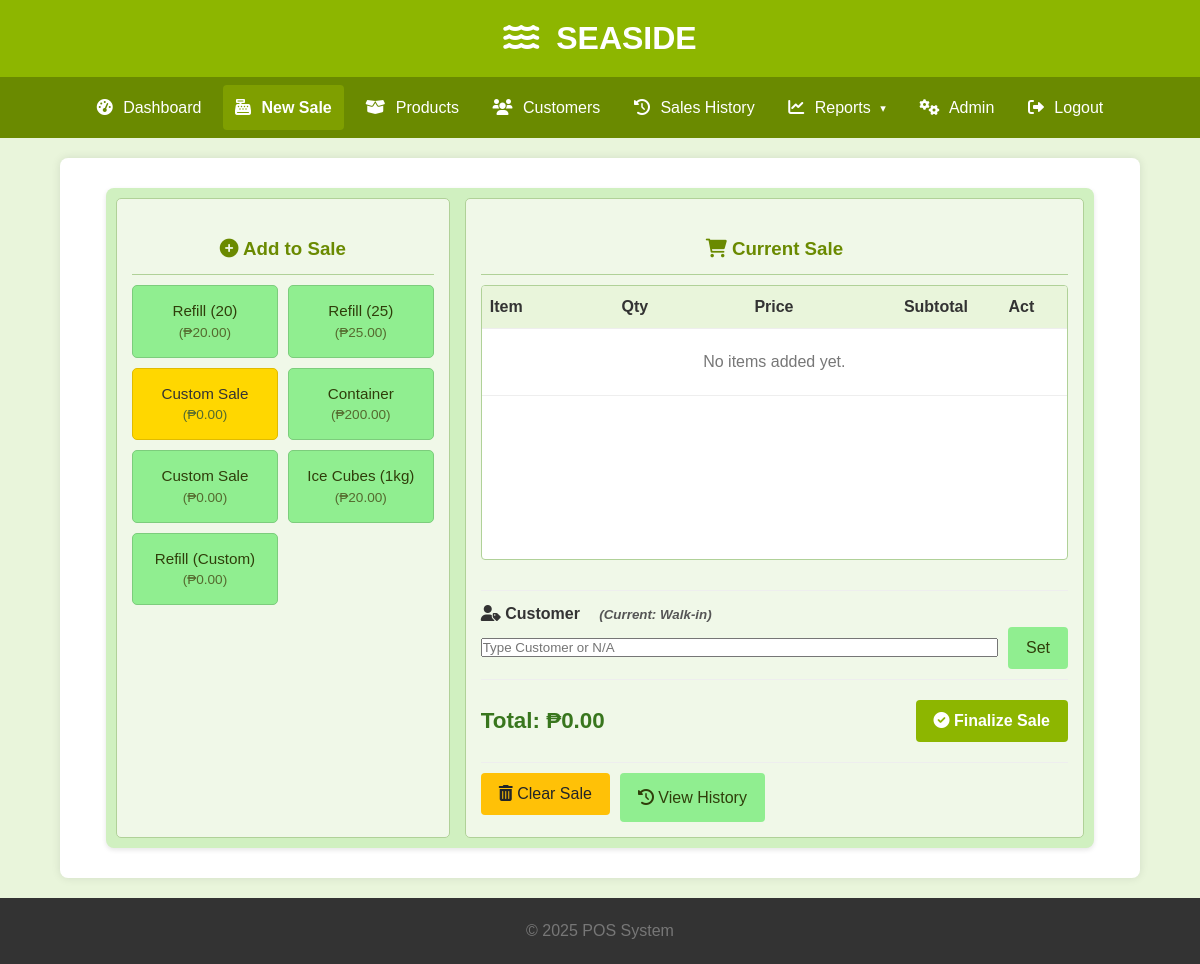
The page /pos (signed in) on the database its author committed.
### tables this page shows
CREATE TABLE Products (
                ProductID INTEGER PRIMARY KEY AUTOINCREMENT,
                ProductName TEXT NOT NULL UNIQUE,
                Price REAL NOT NULL CHECK (Price >= 0)
            );

### app.py (the view, shortened to what this page needs)
@app.route('/pos', methods=['GET', 'POST'])
@login_required
def pos_interface():
    current_sale = session.get('current_sale', {"items": [], "customer_name": "N/A", "total": 0.0})
    all_products = db.get_all_products_db()
    customers = db.get_all_customers_db()
    prioritized_product_names = ["Refill (20)", "Refill (25)"]
    prioritized_products = [p for p in all_products if p['ProductName'] in prioritized_product_names]
    other_products = [p for p in all_products if p['ProductName'] not in prioritized_product_names]
    return render_template('pos/interface.html',
                           title="New Sale",
                           prioritized_products=prioritized_products,
                           other_products=other_products,
                           customers=customers,
                           current_sale_items=current_sale.get("items", []),
                           current_customer=current_sale.get("customer_name", "N/A"),
                           current_total=current_sale.get("total", 0.0))

### app.py (called while the page is built)
@app.context_processor
def utility_processor():
    return {'now': datetime.datetime.now,
            'min': min,
            'max': max,
            'logged_in': session.get('logged_in', False),
            'calendar': calendar
            }

def login_required(f):
    @wraps(f)
    def decorated_function(*args, **kwargs):
        if not session.get('logged_in'):
            flash("Please log in to access this page.", "warning")
            return redirect(url_for('login', next=request.url))
        return f(*args, **kwargs)
    return decorated_function

### db_operations.py (called while the page is built)
def get_db_connection():
    conn = None
    try:
        conn = sqlite3.connect(DATABASE_URL)
        conn.row_factory = sqlite3.Row  # Access columns by name
        conn.execute("PRAGMA foreign_keys = ON;")  # Ensure foreign key constraints are enforced
        logging.debug("Database connection established.")
    except sqlite3.Error as e:
        logging.error(f"Database connection error: {e}", exc_info=True)
        raise  # Re-raise the exception if connection fails
    return conn

def get_all_products_db():
    sql = "SELECT ProductID, ProductName, Price FROM Products ORDER BY ProductName"
    conn = None
    try:
        conn = get_db_connection()
        cursor = conn.cursor()
        cursor.execute(sql)
        products = cursor.fetchall()
        return products
    except sqlite3.Error as e:
        logging.error(f"Database error in get_all_products_db: {e}", exc_info=True)
        return []
    finally:
        if conn: conn.close()

def get_all_customers_db():
    sql = "SELECT CustomerID, CustomerName, ContactNumber, Address, DateAdded FROM Customers ORDER BY CustomerName COLLATE NOCASE"
    conn = None
    try:
        conn = get_db_connection()
        cursor = conn.cursor()
        cursor.execute(sql)
        customers = cursor.fetchall()
        return customers
    except sqlite3.Error as e:
        logging.error(f"Database error in get_all_customers_db: {e}", exc_info=True)
        return []
    finally:
        if conn: conn.close()

### templates/pos/interface.html (shortened to what this page needs)
{% extends "base.html" %}
{% block content %}
<div class="pos-grid-container">
    <div class="pos-add-to-sale">
        <h3><i class="fas fa-plus-circle"></i> Add to Sale</h3>
        <div class="product-button-grid">
            {% for p in prioritized_products %}
             <form method="POST" action="{{ url_for('pos_interface') }}">
                <button type="submit" class="product-btn">
                    {{ p.ProductName }}<br><span class="price">(₱{{ "%.2f"|format(p.Price) }})</span>
                </button>
            </form>
            {% endfor %}
            <button type="button" id="customSaleBtn" class="product-btn custom-sale-btn">
                 Custom Sale<br><span class="price">(₱0.00)</span>
            </button>
            {% for p in other_products %}
             <form method="POST" action="{{ url_for('pos_interface') }}">
                <button type="submit" class="product-btn">
                    {{ p.ProductName }}<br><span class="price">(₱{{ "%.2f"|format(p.Price) }})</span>
                </button>
            </form>
            {% endfor %}
        </div>
    </div>
    <div class="pos-current-sale-panel">
        <h3><i class="fas fa-shopping-cart"></i> Current Sale</h3>
        <div class="current-sale-items-list">
            <table>
                <thead>
                    <tr>
                        <th>Item</th>
                        <th style="text-align: center;">Qty</th>
                        <th>Price</th>
                        <th>Subtotal</th>
                        <th>Act</th>
                    </tr>
                </thead>
                <tbody>
                    {% if current_sale_items %}
                        {% for item in current_sale_items %}
                        <tr>
                            <td>{{ item.name }}</td>
                            <td class="quantity-controls">
                                <form method="POST" action="{{ url_for('pos_interface') }}" style="display: inline;">
                                    <input type="hidden" name="action" value="decrease_qty">
                                    <input type="hidden" name="item_name" value="{{ item.name }}">
                                    <input type="hidden" name="item_price" value="{{ item.price }}">
                                    <button type="submit" class="btn-qty" title="Decrease Quantity">-</button>
                                </form>
                                <span class="item-quantity">{{ item.quantity }}</span>
                                <form method="POST" action="{{ url_for('pos_interface') }}" style="display: inline;">
                                    <input type="hidden" name="action" value="increase_qty">
                                    <input type="hidden" name="item_name" value="{{ item.name }}">
                                    <input type="hidden" name="item_price" value="{{ item.price }}">
                                    <button type="submit" class="btn-qty" title="Increase Quantity">+</button>
                                </form>
                            </td>
                            <td style="text-align: right;">₱{{ "%.2f"|format(item.price) }}</td>
                            <td style="text-align: right;">₱{{ "%.2f"|format(item.subtotal) }}</td>
                            <td>
                                <form method="POST" action="{{ url_for('pos_interface') }}" style="display: inline;">
                                    <input type="hidden" name="action" value="remove_item">
                                    <input type="hidden" name="item_name" value="{{ item.name }}">
                                    <input type="hidden" name="item_price" value="{{ item.price }}">
                                    <button type="submit" class="btn-danger btn-remove-item" title="Remove Item">&times;</button>
                                </form>
                            </td>
                        </tr>
                        {% endfor %}
                    {% else %}
                        <tr>
                            <td colspan="5" style="text-align: center; padding: 20px; color: #777;">No items added yet.</td>
                        </tr>
                    {% endif %}
                </tbody>
            </table>
        </div>
        <div class="customer-area">
             <h4><i class="fas fa-user-tag"></i> Customer
                {% if current_customer and current_customer != 'N/A' %}
                    <small class="latest-customer"> (Current: {{ current_customer }})</small>
                {% else %}
                    <small class="latest-customer"> (Current: Walk-in)</small>
                {% endif %}
            </h4>
             <form method="POST" action="{{ url_for('pos_interface') }}" class="form-inline" style="display: flex; gap: 10px; align-items: center;">
                 <input list="customer_suggestions" id="customer_name_input" name="customer_name_select" class="form-control" placeholder="Type Customer or N/A" value="{{ current_customer if current_customer and current_customer != 'N/A' else '' }}" style="flex-grow: 1;">
                 <button type="submit" class="btn btn-info btn-sm">Set</button>
             </form>
        </div>
        <div class="finalize-area">
            <span class="total-display">Total: ₱{{ "%.2f"|format(current_total) }}</span>
            <form method="POST" action="{{ url_for('pos_interface') }}" style="display: inline-block;">
                <button type="submit" class="btn btn-success btn-finalize" {% if not current_sale_items %}disabled{% endif %}>
                    <i class="fas fa-check-circle"></i> Finalize Sale
                </button>
            </form>
        </div>
        <div class="bottom-actions">
             <form method="POST" action="{{ url_for('pos_interface') }}" style="display: inline-block;">
                 <button type="submit" class="btn btn-warning btn-pos-action">
                    <i class="fas fa-trash-alt"></i> Clear Sale
                </button>
             </form>
             <a href="{{ url_for('list_sales') }}" class="btn btn-info btn-pos-action">
                <i class="fas fa-history"></i> View History
            </a>
        </div>
    </div>
</div>
{% endblock %}

### static/css/style.css (style rules this page uses)
* { box-sizing: border-box; margin: 0; padding: 0; }
body { font-family: Arial, sans-serif; line-height: 1.6; background-color: #e9f5db; color: #333; display: flex; flex-direction: column; min-height: 100vh; }
.pos-grid-container { display: flex; flex-direction: column; gap: 15px; padding: 10px; background-color: #D0F0C0; border-radius: 8px; box-shadow: 0 2px 5px rgba(0,0,0,0.1); width: 95%; max-width: 1300px; margin: 10px auto; }
.pos-add-to-sale, .pos-current-sale-panel { background-color: #f0f8e8; padding: 15px; border-radius: 5px; border: 1px solid #b0d198; }
.pos-add-to-sale h3, .pos-current-sale-panel h3 { margin-top: 0; margin-bottom: 15px; padding-bottom: 10px; border-bottom: 1px solid #b0d198; color: #6A8A00; text-align: center; }
.product-button-grid { display: grid; grid-template-columns: repeat(auto-fill, minmax(120px, 1fr)); gap: 10px; }
.product-button-grid form { display: contents; }
.product-btn { width: 100%; padding: 15px 10px; font-size: 0.95rem; line-height: 1.3; text-align: center; background-color: #90EE90; color: #2F3E0A; border: 1px solid #7CCD7C; border-radius: 5px; cursor: pointer; transition: background-color 0.2s ease; }
.product-btn .price { font-size: 0.85rem; color: #556B2F; display: block; margin-top: 3px; }
.custom-sale-btn { background-color: #FFD700; border-color: #e0bb00; color: #333; }
.pos-current-sale-panel { display: flex; flex-direction: column; height: calc(85vh - 40px); min-height: 400px; }
.current-sale-items-list { flex-grow: 1; overflow-y: auto; border: 1px solid #b0d198; border-radius: 4px; margin-bottom: 10px; background-color: #fff; }
.current-sale-items-list > table { width: 100%; border-collapse: collapse; }
.current-sale-items-list > table th, .current-sale-items-list > table td { padding: 8px; text-align: left; border-bottom: 1px solid #eee; white-space: normal; vertical-align: middle; }
.current-sale-items-list > table th { background-color: #e9f5db; position: sticky; top: 0; z-index: 1; }
.current-sale-items-list > table th:nth-child(1) { text-align: left; }
.current-sale-items-list > table th:nth-child(2) { text-align: center; }
.current-sale-items-list > table th:nth-child(3) { text-align: right; }
.current-sale-items-list > table th:nth-child(4) { text-align: right; }
.current-sale-items-list > table th:nth-child(5) { text-align: center; }
.customer-area { padding: 10px 0; margin-bottom: 10px; border-top: 1px solid #eee; border-bottom: 1px solid #eee; }
.latest-customer { margin-left: 15px; font-style: italic; color: #555; }
.finalize-area { display: flex; justify-content: space-between; align-items: center; padding: 10px 0; margin-bottom: 10px; }
.btn-finalize { padding: 10px 25px; font-size: 1.1rem; font-weight: bold; }
.total-display { font-size: 1.4rem; font-weight: bold; color: #38761D; }
.bottom-actions { display: flex; justify-content: flex-start; gap: 10px; padding-top: 10px; border-top: 1px solid #eee; }
.btn-pos-action { padding: 8px 15px; font-size: 0.9rem; }
.btn { padding: 12px 18px; color: white; background-color: #8DB600; border: none; border-radius: 4px; cursor: pointer; text-decoration: none; display: inline-block; font-size: 1rem; transition: background-color 0.2s ease-in-out; }
.btn-success { background-color: #8DB600; color: #fff; }
.btn-info { background-color: #90EE90; color: #2F3E0A; }
.btn-warning { background-color: #ffc107; color: #212529; }
@media (min-width: 768px) { .pos-grid-container { flex-direction: row; } }
@media (min-width: 768px) { .pos-add-to-sale { width: 40%; } }
@media (min-width: 768px) { .pos-current-sale-panel { width: 60%; } }
@media (min-width: 992px) { .pos-add-to-sale { width: 35%; } }
@media (min-width: 992px) { .pos-current-sale-panel { width: 65%; } }
.content h3 { margin-top: 20px; margin-bottom: 10px; color: #6A8A00; }

### rows shown on the page
Products: ProductName "Refill (20)", Price "20.00"
Products: ProductName "Refill (25)", Price "25.00"
Products: ProductName "Container", Price "200.00"
Products: ProductName "Custom Sale", Price "0.00"
Products: ProductName "Ice Cubes (1kg)", Price "20.00"
Products: ProductName "Refill (Custom)", Price "0.00"

### other values the page prints
{{ "%.2f"|format(current_total) }} "0.00"
